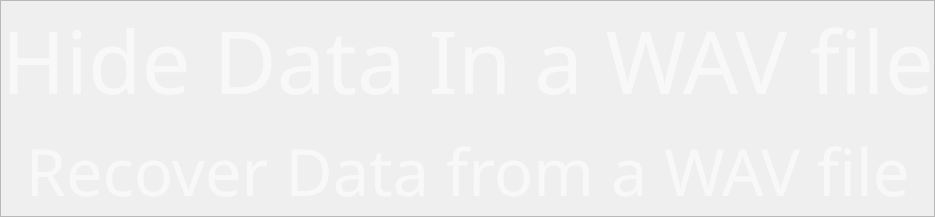
                   <widget class="QWidget" name="StegoOptions">
                    <layout class="QHBoxLayout" name="horizontalLayout_14">
                     <property name="leftMargin">
                      <number>0</number>
                     </property>
                     <property name="topMargin">
                      <number>0</number>
                     </property>
                     <property name="rightMargin">
                      <number>0</number>
                     </property>
                     <property name="bottomMargin">
                      <number>0</number>
                     </property>
                     <item>
                      <widget class="QFrame" name="StegoMainButtomFrame">
                       <property name="frameShape">
                        <enum>QFrame::StyledPanel</enum>
                       </property>
                       <property name="frameShadow">
                        <enum>QFrame::Raised</enum>
                       </property>
                       <layout class="QVBoxLayout" name="verticalLayout_21">
                        <property name="leftMargin">
                         <number>0</number>
                        </property>
                        <property name="topMargin">
                         <number>0</number>
                        </property>
                        <property name="rightMargin">
                         <number>0</number>
                        </property>
                        <property name="bottomMargin">
                         <number>0</number>
                        </property>
                        <item>
                         <widget class="QPushButton" name="HideButton">
                          <property name="sizePolicy">
                           <sizepolicy hsizetype="Minimum" vsizetype="Expanding">
                            <horstretch>0</horstretch>
                            <verstretch>0</verstretch>
                           </sizepolicy>
                          </property>
                          <property name="font">
                           <font>
                            <family>Feast of Flesh BB</family>
                            <pointsize>65</pointsize>
                           </font>
                          </property>
                          <property name="styleSheet">
                           <string notr="true">QPushButton {
	color: rgba(255, 255, 255, 150);
	background-color: rgba(0, 0, 0, 0);
	border: 0px solid;
}

QPushButton::hover {
	
	color: rgba(255, 255, 255, 195);
	border: 0px solid;
	background-color: qlineargradient(spread:pad, x1:0.46305, y1:0.261, x2:0.478, y2:1, stop:0.268657 rgba(62, 59, 59, 246), stop:1 rgba(211, 113, 27, 125));
}</string>
                          </property>
                          <property name="text">
                           <string>Hide Data In a WAV file</string>
                          </property>
                         </widget>
                        </item>
                        <item>
                         <widget class="QPushButton" name="RecoverButton">
                          <property name="sizePolicy">
                           <sizepolicy hsizetype="Minimum" vsizetype="Expanding">
                            <horstretch>0</horstretch>
                            <verstretch>0</verstretch>
                           </sizepolicy>
                          </property>
                          <property name="font">
                           <font>
                            <family>Feast of Flesh BB</family>
                            <pointsize>49</pointsize>
                           </font>
                          </property>
                          <property name="styleSheet">
                           <string notr="true">QPushButton {
	color: rgba(255, 255, 255, 150);
	background-color: rgba(0, 0, 0, 0);
	border: 0px solid;
}

QPushButton::hover {
	
	color: rgba(255, 255, 255, 195);
	border: 0px solid;
	background-color: qlineargradient(spread:pad, x1:0.46305, y1:0.261, x2:0.478, y2:1, stop:0.268657 rgba(62, 59, 59, 246), stop:1 rgba(211, 113, 27, 125));
}</string>
                          </property>
                          <property name="text">
                           <string>Recover Data from a WAV file</string>
                          </property>
                         </widget>
                        </item>
                       </layout>
                      </widget>
                     </item>
                    </layout>
                   </widget>
